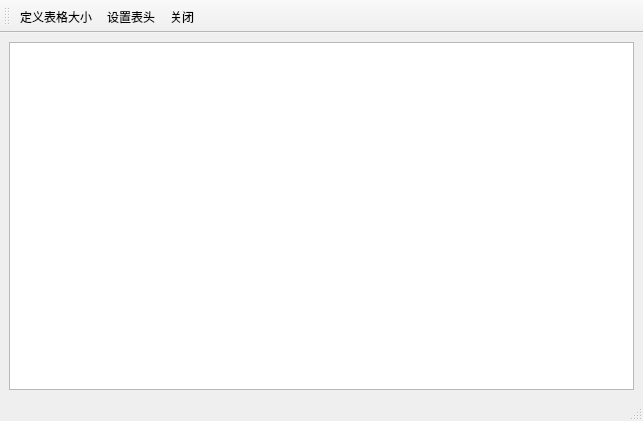
<?xml version="1.0" encoding="UTF-8"?>
<ui version="4.0">
 <class>FormTable</class>
 <widget class="QMainWindow" name="FormTable">
  <property name="geometry">
   <rect>
    <x>0</x>
    <y>0</y>
    <width>643</width>
    <height>421</height>
   </rect>
  </property>
  <property name="windowTitle">
   <string>MainWindow</string>
  </property>
  <widget class="QWidget" name="centralwidget">
   <layout class="QGridLayout" name="gridLayout">
    <item row="0" column="0">
     <widget class="QTableView" name="tableView"/>
    </item>
   </layout>
  </widget>
  <widget class="QMenuBar" name="menubar">
   <property name="geometry">
    <rect>
     <x>0</x>
     <y>0</y>
     <width>643</width>
     <height>23</height>
    </rect>
   </property>
  </widget>
  <widget class="QStatusBar" name="statusbar"/>
  <widget class="QToolBar" name="toolBar">
   <property name="windowTitle">
    <string>toolBar</string>
   </property>
   <property name="toolButtonStyle">
    <enum>Qt::ToolButtonTextBesideIcon</enum>
   </property>
   <attribute name="toolBarArea">
    <enum>TopToolBarArea</enum>
   </attribute>
   <attribute name="toolBarBreak">
    <bool>false</bool>
   </attribute>
   <addaction name="actSize"/>
   <addaction name="actSetHeader"/>
   <addaction name="actClose"/>
  </widget>
  <action name="actSize">
   <property name="icon">
    <iconset resource="res.qrc">
     <normaloff>:/images/230.bmp</normaloff>:/images/230.bmp</iconset>
   </property>
   <property name="text">
    <string>定义表格大小</string>
   </property>
   <property name="toolTip">
    <string>定义表格大小</string>
   </property>
  </action>
  <action name="actSetHeader">
   <property name="icon">
    <iconset resource="res.qrc">
     <normaloff>:/images/516.bmp</normaloff>:/images/516.bmp</iconset>
   </property>
   <property name="text">
    <string>设置表头</string>
   </property>
   <property name="toolTip">
    <string>设置表头文字</string>
   </property>
  </action>
  <action name="actClose">
   <property name="icon">
    <iconset resource="res.qrc">
     <normaloff>:/images/132.bmp</normaloff>:/images/132.bmp</iconset>
   </property>
   <property name="text">
    <string>关闭</string>
   </property>
   <property name="toolTip">
    <string>关闭本窗口</string>
   </property>
  </action>
 </widget>
 <resources>
  <include location="res.qrc"/>
 </resources>
 <connections/>
</ui>
